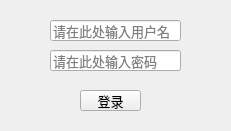
<?xml version="1.0" encoding="UTF-8"?>
<ui version="4.0">
 <class>Form</class>
 <widget class="QWidget" name="Form">
  <property name="geometry">
   <rect>
    <x>0</x>
    <y>0</y>
    <width>231</width>
    <height>131</height>
   </rect>
  </property>
  <property name="font">
   <font>
    <family>Segoe UI</family>
    <pointsize>21</pointsize>
   </font>
  </property>
  <property name="windowTitle">
   <string>Form</string>
  </property>
  <widget class="QPushButton" name="pushButton_login">
   <property name="geometry">
    <rect>
     <x>80</x>
     <y>90</y>
     <width>61</width>
     <height>21</height>
    </rect>
   </property>
   <property name="font">
    <font>
     <pointsize>10</pointsize>
    </font>
   </property>
   <property name="text">
    <string>登录</string>
   </property>
  </widget>
  <widget class="QLineEdit" name="lineEdit_username">
   <property name="geometry">
    <rect>
     <x>50</x>
     <y>20</y>
     <width>131</width>
     <height>21</height>
    </rect>
   </property>
   <property name="font">
    <font>
     <pointsize>10</pointsize>
    </font>
   </property>
   <property name="placeholderText">
    <string>请在此处输入用户名</string>
   </property>
  </widget>
  <widget class="QLineEdit" name="lineEdit_password">
   <property name="geometry">
    <rect>
     <x>50</x>
     <y>50</y>
     <width>131</width>
     <height>21</height>
    </rect>
   </property>
   <property name="font">
    <font>
     <pointsize>10</pointsize>
    </font>
   </property>
   <property name="text">
    <string/>
   </property>
   <property name="echoMode">
    <enum>QLineEdit::Password</enum>
   </property>
   <property name="placeholderText">
    <string>请在此处输入密码</string>
   </property>
  </widget>
 </widget>
 <resources/>
 <connections/>
</ui>
